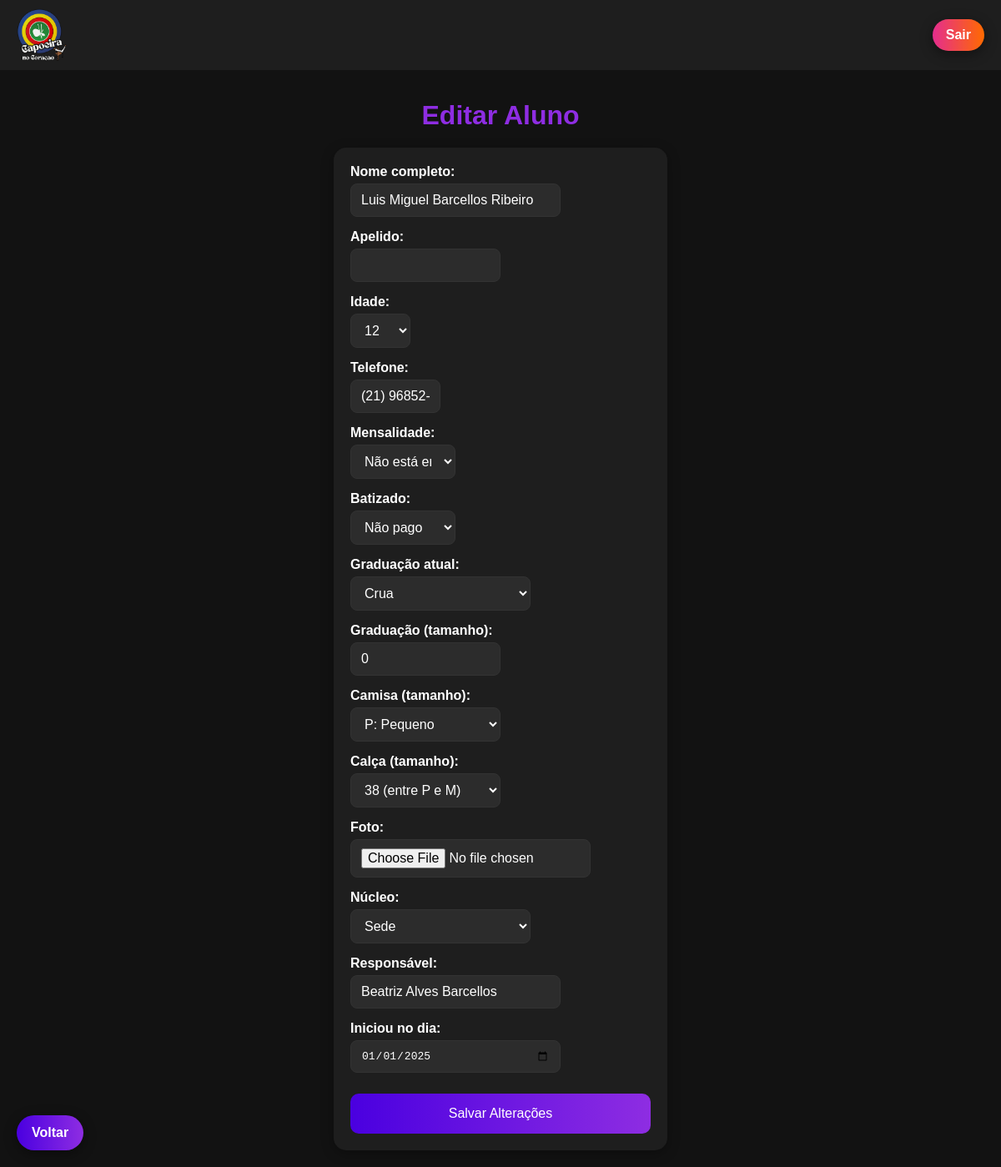
Page /editar/30 (signed in) on the earlier database version.
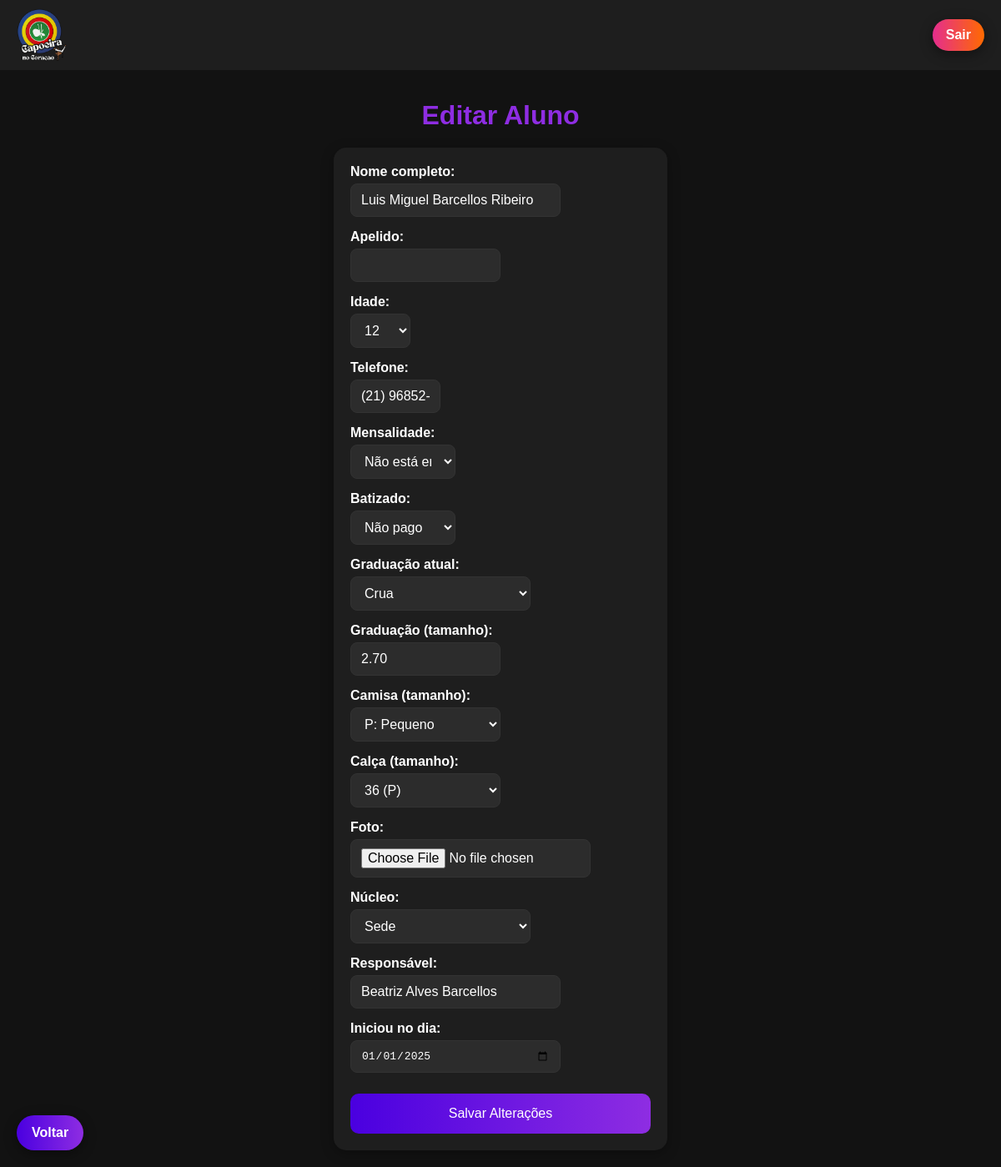
Same page on the later database version.
### tables this page shows
CREATE TABLE usuarios (
            id INTEGER PRIMARY KEY AUTOINCREMENT,
            nome_completo TEXT NOT NULL,
            apelido TEXT,
            idade TEXT NOT NULL,
            telefone TEXT,
            mensalidade TEXT NOT NULL,
            batizado TEXT NOT NULL,
            graduacao_atual TEXT NOT NULL,
            graduacao_tamanho TEXT NOT NULL,
            camisa_tamanho TEXT,
            calsa_tamanho TEXT,
            foto TEXT,
            nucleo TEXT NOT NULL,
            responsavel TEXT,
            iniciou_no_dia TEXT
        );

### app.py (the view, shortened to what this page needs)
@app.route("/editar/<int:aluno_id>", methods=["GET", "POST"])
def editar(aluno_id):
    conn = conectar_banco()
    conn.row_factory = sqlite3.Row
    cursor = conn.cursor()
    cursor.execute("SELECT * FROM usuarios WHERE id = ?", (aluno_id,))
    aluno = cursor.fetchone()
    cursor.close()
    conn.close()
    return render_template("editar.html", aluno=aluno, graduacoes=graduacoes)

### app.py (called while the page is built)
def conectar_banco():
    return sqlite3.connect("database.db")

### templates/editar.html (shortened to what the changed rows need)
<!DOCTYPE html>
<html lang="pt-br">
<head>
</head>
<body>
    <h1>Editar Aluno</h1>
    <form method="POST" enctype="multipart/form-data">
        <div class="form-group">
            <label>Nome completo:</label>
            <input class="nome-completo" style="max-width: 70%;" type="text" name="nome_completo"
                value="{{ aluno.nome_completo }}" required>
        </div>
        <div class="form-group">
            <label>Idade:</label>
            <select class="idade" style="max-width: 20%;" name="idade" required>
                {% for i in range(1, 81) %}
                <option value="{{ i }}" {% if aluno.idade|string==i|string %}selected{% endif %}>{{ i }}</option>
                {% endfor %}
            </select>
        </div>
        <div class="form-group">
            <label>Telefone:</label>
            <input class="telefone" style="max-width: 30%;" type="text" name="telefone" maxlength="15"
                value="{{ aluno.telefone }}">
        </div>
        <div class="form-group">
            <label>Mensalidade:</label>
            <select class="mensalidade" style="max-width: 35%;" name="mensalidade" required>
                <option value="Não está em dia" {% if aluno.mensalidade=="Não está em dia" %}selected{% endif %}>Não
                    está em dia</option>
            </select>
        </div>
        <div class="form-group">
            <label>Batizado:</label>
            <select class="batizado" style="max-width: 35%;" name="batizado" required>
                <option value="Não pago" {% if aluno.batizado=="Não pago" %}selected{% endif %}>Não pago</option>
            </select>
        </div>
        <div class="form-group">
            <label>Graduação atual:</label>
            <select class="graduacao-atual" style="max-width: 60%;" name="graduacao_atual" required>
                {% for grupo, opcoes in graduacoes %}
                <optgroup label="{{ grupo }}">
                    {% for valor, nome in opcoes %}
                    <option value="{{ nome }}" {% if aluno.graduacao_atual==nome %}selected{% endif %}>{{ nome }}
                    </option>
                    {% endfor %}
                </optgroup>
                {% endfor %}
            </select>
        </div>
        <div class="form-group">
            <label>Graduação (tamanho):</label>
            <input style="max-width: 50%;" type="text" name="graduacao_tamanho" value="{{ aluno.graduacao_tamanho }}"
                required>
        </div>
        <div class="form-group">
            <label for="camisa_tamanho">Camisa (tamanho):</label>
            <select class="camisa form-control" style="max-width: 50%;" name="camisa_tamanho" id="camisa_tamanho">
                <optgroup label="Adulto">
                    <option value="P" {% if aluno.camisa_tamanho=="P" %}selected{% endif %}>P: Pequeno</option>
                </optgroup>
            </select>
        </div>
        <div class="form-group">
            <label>Calça (tamanho):</label>
            <select class="calca form-control" style="max-width: 50%;" name="calsa_tamanho">
                <option value="36-P" {% if aluno.calsa_tamanho=="36-P" %}selected{% endif %}>36 (P)</option>
                <option value="38-P/M" {% if aluno.calsa_tamanho=="38-P/M" %}selected{% endif %}>38 (entre P e M)
                </option>
            </select>
        </div>
        <div class="form-group">
            <label>Núcleo:</label>
            <select style="max-width: 60%;" name="nucleo" required>
                {% set opcoes_nucleo = ['Sede', 'Lions Clube', 'C.E. Nova Piam', 'C.S. Padre Zegri', 'E.F. Espaço
                Verde', 'Paciência'] %}
                {% for opcao in opcoes_nucleo %}
                <option value="{{ opcao }}" {% if aluno.nucleo==opcao %}selected{% endif %}>{{ opcao }}</option>
                {% endfor %}
            </select>
        </div>
        <div class="form-group">
            <label>Responsável:</label>
            <input class="responsavel" style="max-width: 70%;" type="text" name="responsavel"
                value="{{ aluno.responsavel }}">
        </div>
        <div class="form-group">
            <label>Iniciou no dia:</label>
            <input style="max-width: 70%;" type="date" name="iniciou_no_dia" value="{{ aluno.iniciou_no_dia }}">
        </div>
    </form>
</body>
</html>

Differences in the rows shown:
changed usuarios "Luis Miguel Barcellos Ribeiro": graduacao_tamanho "0" → "2.70"; calsa_tamanho "38 (entre P e M)" → "36 (P)"
